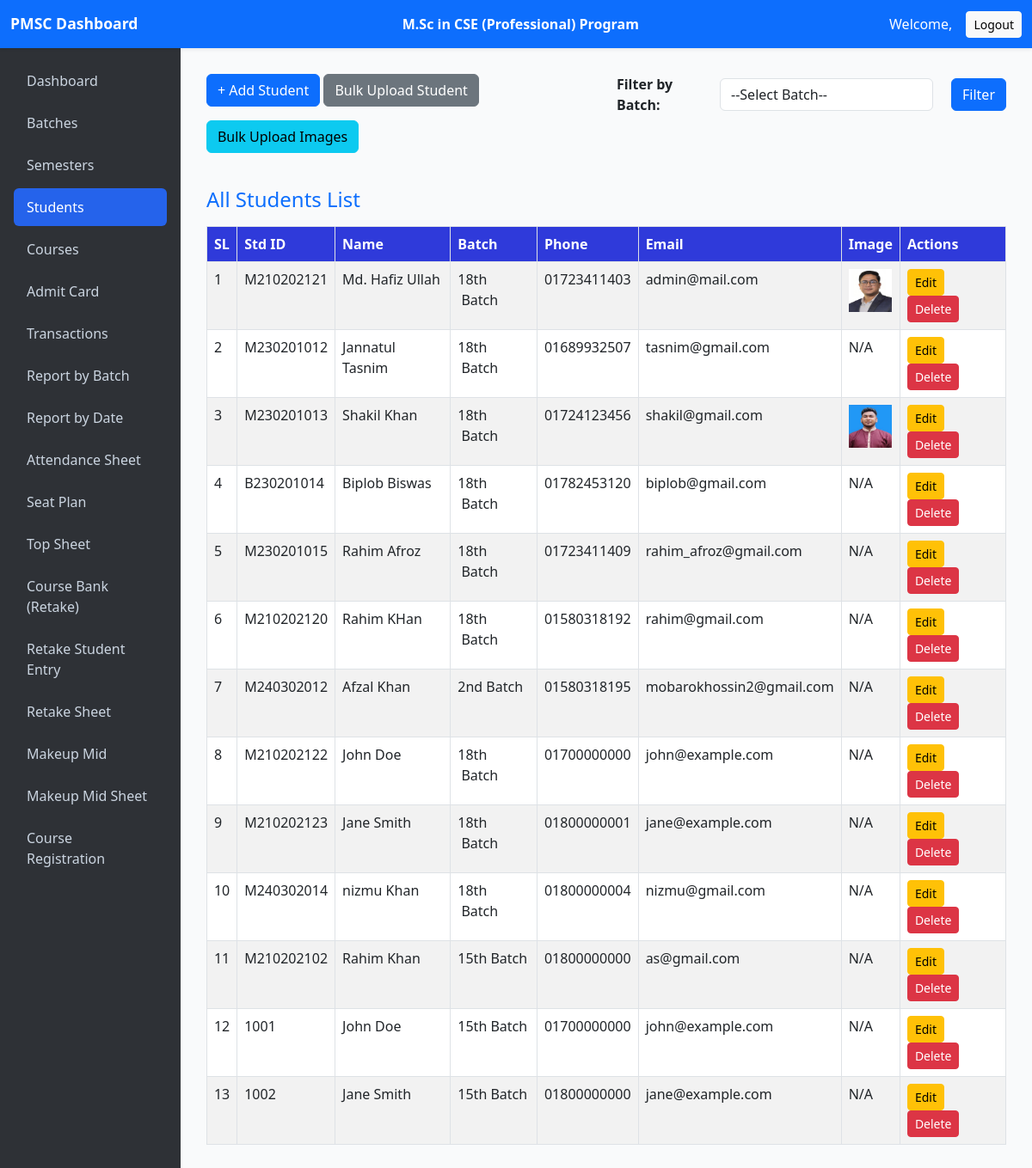
Screenshot of /index.php/admin/students with the database file from the repository.
### tables this page shows
CREATE TABLE `students` (
  `id` int(11) UNSIGNED NOT NULL,
  `std_id` varchar(20) NOT NULL,
  `name` varchar(100) NOT NULL,
  `batch_id` int(11) UNSIGNED NOT NULL,
  `phone` varchar(20) DEFAULT NULL,
  `email` varchar(100) DEFAULT NULL,
  `image` varchar(255) DEFAULT NULL
);

CREATE TABLE `batches` (
  `batch_id` int(11) UNSIGNED NOT NULL,
  `batch_name` varchar(100) DEFAULT NULL,
  `session` varchar(100) DEFAULT NULL
);

### application/controllers/Admin.php (called while the page is built, shortened)
<?php
class Admin extends CI_Controller {
    public function __construct() {
        $this->load->model('Admin_user_model');
        $this->load->model('Batch_model');
         $this->load->model('Student_model');
         $this->load->model('Course_model');
         $this->load->model('Course_Bank_model');
        $this->load->library('form_validation');
       $this->load->library(['upload', 'session']);
        $this->load->helper('url');
    }
    public function students() {
        $data['students'] = $this->Student_model->get_all();
        $data['batches'] = $this->Batch_model->get_all();
        $data['title'] = 'Student List';
        $batch_id = $this->input->get('batch_id');
        $this->db->where('batch_id', $batch_id);
        $query = $this->db->get('batches');
        $batch = $query->row();
        $data['batch_name'] = $batch ? $batch->batch_name : 'NA';
        $data['student_by_batch_id'] = $this->Student_model->get_by_batch($batch_id);
        $data['content'] = 'student/list';
        $this->load->view('admin/template', $data);
    }
}

### index.php (called while the page is built, shortened)
<?php
require_once BASEPATH.'core/CodeIgniter.php';

### application/models/Student_model.php (called while the page is built, shortened)
<?php
class Student_model extends CI_Model {
    public function get_all() {
        $this->db->select('s.*, b.batch_name');
        $this->db->from('students s');
        $this->db->join('batches b', 'b.batch_id = s.batch_id');
        return $this->db->get()->result();
    }
}

### application/views/student/list.php (the view, shortened to what this page needs)
<div class="row mb-6">
    <div class="col-md-6">
        <a href="<?= site_url('admin/add_student') ?>" class="btn btn-primary mb-3">+ Add Student</a>
        <a href="<?= site_url('admin/bulk_upload_students') ?>" class="btn btn-secondary mb-3">Bulk Upload Student</a>
        <a href="<?= site_url('admin/image_upload_form') ?>" class="btn btn-info mb-3">Bulk Upload Images</a>
    </div>
    <div class="col-md-6">
        <form method="get" action="<?= site_url('admin/students') ?>" class="d-flex align-items-center">
            <label for="batch_id" class="mr-2 mb-0"> <strong>Filter by Batch:</strong></label>
            <div style="width: 300px;" class="mr-2">
                <select name="batch_id" id="batch_id" class="form-control" required>
                    <option value="">--Select Batch--</option>
                </select>
            </div>
            <button type="submit" class="btn btn-primary">Filter</button>
        </form>
    </div>
</div>
<?php if (!empty($student_by_batch_id) && is_array($student_by_batch_id)): ?>
       <h4 class="mt-4 mb-3 text-primary">Student List of : <?= $batch_name ?? 'N/A' ?></h4>
        <div class="table-responsive">
            <table class="table table-bordered table-striped">
                <thead class="thead-dark">
                    <tr>
                        <th>SL</th>
                        <th>Student ID</th>
                        <th>Studnet Name</th>
                        <th>Phone</th>
                        <th>Email</th>
                        <th>Image</th>
                        <th style="text-align:center;">Actions</th>
                    </tr>
                </thead>
                <tbody>
                    <?php $i=1;?>
                    <?php foreach ($student_by_batch_id as $s): ?>
                            <tr>
                                <td><?=$i++;?></td>
                                <td><?= htmlspecialchars($s->std_id) ?></td>
                                <td><?= htmlspecialchars($s->name) ?></td>
                                <td>
                                <a href="https://wa.me/+88<?= htmlspecialchars($s->phone) ?>?text=<?= urlencode("Dear {$s->name},\n\nI hope this message finds you well.\n\nI am Md. Monirul Islam, Assistant Registrar, Department of Computer Science and Engineering, Jagannath University.\n\nKindly review the transaction report against your deposited slip and confirm whether all details are accurate. If you notice any discrepancies, please inform us at your earliest convenience.\n\nThank you for your cooperation.") ?>"
                                target="_blank">
                                    <?= htmlspecialchars($s->phone) ?>
                                </a>
                                </td>
                                <td><?= htmlspecialchars($s->email) ?></td>
                                <td>
                                    <?php if ($s->image): ?>
                                        <img src="<?= base_url('uploads/students/'.$s->image) ?>" alt="img" style="width:50px;height:50px;">
                                    <?php else: ?>
                                        N/A
                                    <?php endif; ?>
                                </td>
                                <td style="text-align:center;">
                                    <a href="<?= site_url('admin/edit_student/' . $s->id) ?>" class="btn btn-warning btn-sm">Edit</a>
                                    <a href="<?= site_url('admin/delete_student/' . $s->id) ?>" class="btn btn-danger btn-sm" onclick="return confirm('Delete this course?')">Delete</a>
                                </td>
                            </tr>
                    <?php endforeach; ?>
                </tbody>
            </table>
        </div>
<?php else: ?>
    <h4 class=" mt-4 mb-3 text-primary"> All Students List</h4>
    <table class="table table-bordered table-striped">
        <thead class="thead-dark">
            <tr>
                <th>SL</th>
                <th>Std ID</th>
                <th>Name</th>
                <th>Batch</th>
                <th>Phone</th>
                <th>Email</th>
                <th>Image</th>
                <th>Actions</th>
            </tr>
        </thead>
        <tbody>
        <?php foreach ($students as $s): ?>
            <tr>
                <td><?= $s->id ?></td>
                <td><?= htmlspecialchars($s->std_id) ?></td>
                <td><?= htmlspecialchars($s->name) ?></td>
                <td><?= htmlspecialchars($s->batch_name) ?></td>
                <td><?= htmlspecialchars($s->phone) ?></td>
                <td><?= htmlspecialchars($s->email) ?></td>
                <td>
                    <?php if ($s->image): ?>
                        <img src="<?= base_url('uploads/students/'.$s->image) ?>" alt="img" style="width:50px;height:50px;">
                    <?php else: ?>
                        N/A
                    <?php endif; ?>
                </td>
                <td>
                    <a href="<?= site_url('admin/edit_student/'.$s->id) ?>" class="btn btn-sm btn-warning">Edit</a>
                    <a href="<?= site_url('admin/delete_student/'.$s->id) ?>" class="btn btn-sm btn-danger" onclick="return confirm('Are you sure you want to delete this student?');">Delete</a>
                </td>
            </tr>
        <?php endforeach; ?>
        </tbody>
    </table>
<?php endif; ?>

### application/views/admin/template.php (shortened to what this page needs)
<!DOCTYPE html>
<html lang="en">
<head>
  <link href="https://cdn.jsdelivr.net/npm/bootstrap@5.3.0/dist/css/bootstrap.min.css" rel="stylesheet" />
</head>
<body>
<nav class="navbar navbar-expand-lg navbar-dark bg-primary shadow-sm">
  <div class="container-fluid d-flex justify-content-between align-items-center">
    <div>
      <a class="navbar-brand mb-0 h1" href="<?= site_url('admin/dashboard') ?>">PMSC Dashboard</a>
    </div>
    <div class="text-white medium"><strong>M.Sc in CSE (Professional) Program</strong></div>
    <div class="d-flex align-items-center">
      <span class="navbar-text text-white me-3">
        Welcome, <?= htmlspecialchars($this->session->userdata('admin_name')) ?>
      </span>
      <a href="<?= site_url('admin/logout') ?>" class="btn btn-light btn-sm">Logout</a>
    </div>
  </div>
</nav>
<div class="d-flex">
  <nav id="sidebar" class="d-flex flex-column p-3 shadow-sm">
    <ul class="nav nav-pills flex-column mb-auto">
      <li class="nav-item">
        <a href="<?= site_url('admin/dashboard') ?>" class="nav-link <?= ($this->uri->segment(2) == 'dashboard') ? 'active' : '' ?>">
          Dashboard
        </a>
      </li>
      <li>
        <a href="<?= site_url('admin/batches') ?>" class="nav-link <?= ($this->uri->segment(2) == 'batches') ? 'active' : '' ?>">
          Batches
        </a>
      </li>
      <li>
        <a href="<?= site_url('admin/semesters') ?>" class="nav-link <?= ($this->uri->segment(2) == 'semesters') ? 'active' : '' ?>">
          Semesters
        </a>
      </li>
      <li>
        <a href="<?= site_url('admin/students') ?>" class="nav-link <?= in_array($this->uri->segment(2), ['students', 'add_student', 'bulk_upload_students', 'image_upload_form']) ? 'active' : '' ?>">
          Students
        </a>
      </li>
      <li>
        <a href="<?= site_url('admin/courses') ?>" class="nav-link <?= ($this->uri->segment(2) == 'courses') ? 'active' : '' ?>">
          Courses
        </a>
      </li>
      <li>
        <a href="<?= site_url('admitcard/form') ?>" class="nav-link <?= ($this->uri->segment(2) == 'form') ? 'active' : '' ?>">
          Admit Card
        </a>
      </li>
      <li>
        <a href="<?= site_url('/transaction') ?>" class="nav-link <?= ($this->uri->segment(2) == 'transaction') ? 'active' : '' ?>">
          Transactions
        </a>
      </li>
      <li>
        <a href="<?= site_url('transaction/report') ?>" class="nav-link <?= ($this->uri->segment(2) == 'report') ? 'active' : '' ?>">
          Report by Batch
        </a>
      </li>
      <li>
        <a href="<?= site_url('transaction/date_report_form') ?>" class="nav-link <?= ($this->uri->segment(2) == 'date_report') ? 'active' : '' ?>">
          Report by Date
        </a>
      </li>
      <li>
        <a href="<?= site_url('admitcard/attendance_form') ?>" class="nav-link <?= ($this->uri->segment(2) == 'attendance_form') ? 'active' : '' ?>">
          Attendance Sheet
        </a>
      </li>
      <li>
        <a href="<?= site_url('admitcard/seat_plan_form') ?>" class="nav-link <?= ($this->uri->segment(2) == 'seat_plan_form') ? 'active' : '' ?>">
          Seat Plan
        </a>
      </li>
      <li>
        <a href="<?= site_url('admitcard/top_sheet_form') ?>" class="nav-link <?= ($this->uri->segment(2) == 'top_sheet_form') ? 'active' : '' ?>">
          Top Sheet
        </a>
      </li>
      <li>
        <a href="<?= site_url('admin/course_bank') ?>" class="nav-link <?= ($this->uri->segment(2) == 'course_bank') ? 'active' : '' ?>">
          Course Bank (Retake)
        </a>
      </li>
      <li>
        <a href="<?= site_url('admin/retake_entry') ?>" class="nav-link <?= ($this->uri->segment(2) == 'retake_entry') ? 'active' : '' ?>">
          Retake Student Entry
        </a>
      </li>
       <li>
        <a href="<?= site_url('admitcard/retake_form') ?>" class="nav-link <?= ($this->uri->segment(2) == 'retake_form') ? 'active' : '' ?>">
          Retake Sheet
        </a>
      </li>
      <li>
        <a href="<?= site_url('admin/makeup_mid') ?>" class="nav-link <?= ($this->uri->segment(2) == 'makeup_mid') ? 'active' : '' ?>">
         Makeup Mid
        </a>
      </li>
      <li>
          <a href="<?= site_url('admitcard/makeup_mid_form') ?>" class="nav-link <?= ($this->uri->segment(2) == 'makeup_mid_form') ? 'active' : '' ?>">
          Makeup Mid Sheet
        </a>
      </li>
      <li>
          <a href="<?= site_url('admitcard/course_registration_form') ?>" class="nav-link <?= ($this->uri->segment(2) == 'course_registration_form') ? 'active' : '' ?>">
         Course Registration
        </a>
      </li>
    </ul>
  </nav>
  <main id="content" class="w-100">
    <?php if (isset($content)) $this->load->view($content); ?>
  </main>
</div>
</body>
</html>

### application/views/admin/template.php (style rules this page uses)
body { min-height: 100vh; display: flex; flex-direction: column; }
#sidebar { width: 250px; min-height: 100vh; background-color: #2e3136ff; }
#sidebar .nav-link { color: #cbd5e1; padding: 10px 15px; border-radius: 0.375rem; margin-bottom: 5px; transition: all 0.2s ease-in-out; }
#sidebar .nav-link.active { background-color: #2563eb; color: #fff; }
#content { flex-grow: 1; padding: 30px; background-color: #f9fafb; }
.navbar-brand { font-weight: bold; font-size: 1.1rem; }

### application/views/student/list.php (style rules this page uses)
thead.thead-dark th { background-color: #2f3adaff; color: white; }

### rows the page displays
students: id "1", std "M210202121", name "Md. Hafiz Ullah", batch.batch_name "18th Batch", phone "01723411403", email "admin@mail.com", image (picture)
students: id "2", std "M230201012", name "Jannatul Tasnim", batch.batch_name "18th Batch", phone "01689932507", email "tasnim@gmail.com", shows "N/A"
students: id "3", std "M230201013", name "Shakil Khan", batch.batch_name "18th Batch", phone "01724123456", email "shakil@gmail.com", image (picture)
students: id "4", std "B230201014", name "Biplob Biswas", batch.batch_name "18th Batch", phone "01782453120", email "biplob@gmail.com", shows "N/A"
students: id "5", std "M230201015", name "Rahim Afroz", batch.batch_name "18th Batch", phone "01723411409", email "rahim_afroz@gmail.com", shows "N/A"
students: id "6", std "M210202120", name "Rahim KHan", batch.batch_name "18th Batch", phone "01580318192", email "rahim@gmail.com", shows "N/A"
students: id "7", std "M240302012", name "Afzal Khan", batch.batch_name "2nd Batch", phone "01580318195", email "mobarokhossin2@gmail.com", shows "N/A"
students: id "8", std "M210202122", name "John Doe", batch.batch_name "18th Batch", phone "01700000000", email "john@example.com", shows "N/A"
students: id "9", std "M210202123", name "Jane Smith", batch.batch_name "18th Batch", phone "01800000001", email "jane@example.com", shows "N/A"
students: id "10", std "M240302014", name "nizmu Khan", batch.batch_name "18th Batch", phone "01800000004", email "nizmu@gmail.com", shows "N/A"
students: id "11", std "M210202102", name "Rahim Khan", batch.batch_name "15th Batch", phone "01800000000", email "as@gmail.com", shows "N/A"
students: id "12", std "1001", name "John Doe", batch.batch_name "15th Batch", phone "01700000000", email "john@example.com", shows "N/A"
students: id "13", std "1002", name "Jane Smith", batch.batch_name "15th Batch", phone "01800000000", email "jane@example.com", shows "N/A"
